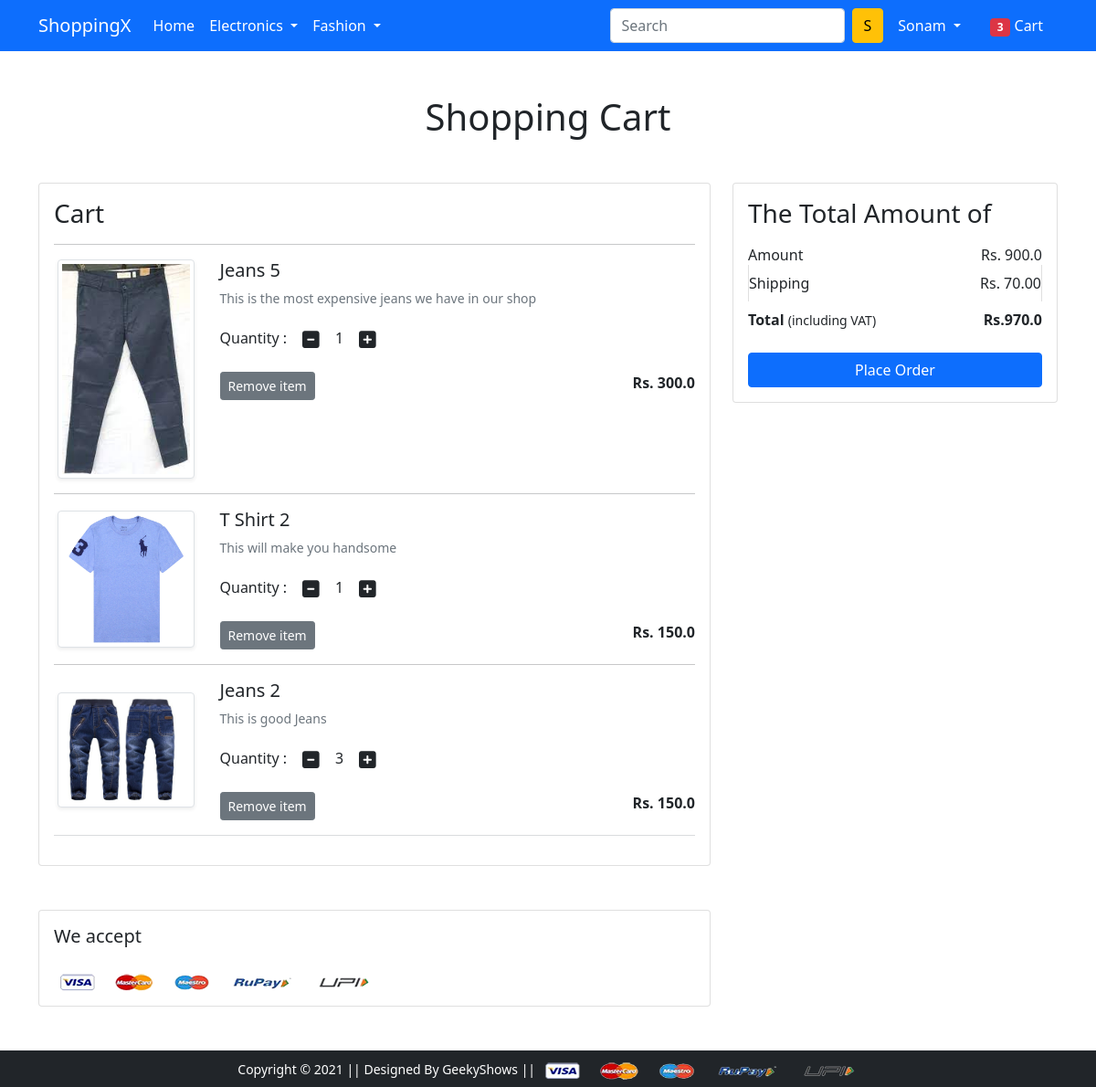
The app's page /cart/ (signed in) with its own data.
### app/models.py (models this page shows, shortened)
class Cart(models.Model):
    user = models.ForeignKey(User, on_delete=models.CASCADE)
    product = models.ForeignKey(Product, on_delete=models.CASCADE)
    quantity = models.PositiveIntegerField(default=1)

class Product(models.Model):
    title = models.CharField(max_length=100)
    selling_price = models.FloatField()
    discounted_price = models. FloatField()
    description = models.TextField()
    brand = models.CharField(max_length=100)
    category = models. CharField(choices=CATEGORY_CHOICES, max_length=2)
    product_image = models.ImageField(upload_to='productimg')

### app/views.py (the view)
# urls.py: path('cart/', views.show_cart, name='showcart'),
def show_cart(request):
    totalitem=0
    if request.user.is_authenticated:
        totalitem = len(Cart.objects.filter(user=request.user))
        user=request.user
        carts = Cart.objects.filter(user = user)
        amount = 0.0
        shipping_amount =70.0
        total_amount =0.0
        cart_product = [p for p in Cart.objects.all() if p.user == user ]
        if cart_product:
            for p in cart_product:
                tempamount = (p.quantity * p.product.discounted_price)
                amount +=tempamount
                totalamount =amount+shipping_amount
            return render(request , 'app/addtocart.html', {'carts':carts, 'totalamount':totalamount, 'amount':amount, 'totalitem':totalitem})
        else:
            return render(request,'app/emptycart.html' ,{'totalitem':totalitem})

### app/templates/app/addtocart.html (shortened to what this page needs)
{% extends 'app/base.html' %}
{% load static %}
{% block main-content %}
<div class="container my-5">
 <div class="row">
  <h1 class="text-center mb-5">Shopping Cart</h1>
  <div class="col-sm-8">
  <div class="card">
   <div class="card-body">
    <h3>Cart</h3>
    {% for cart in carts %}
    <hr>
    <div class="row">
     <div class="col-sm-3 text-center align-self-center"><img src="{{ cart.product.product_image.url }}" alt="" srcset="" class="img-fluid img-thumbnail shadow-sm" height="150" width="150"> </div>
     <div class="col-sm-9">
      <div>
       <h5>{{cart.product.title}}</h5>
       <p class="mb-2 text-muted small">{{cart.product.description}}</p>
       <div class="my-3">
        <label for="quantity">Quantity :</label>
        <a class="minus-cart btn" pid="{{cart.product.id}}"><i class="fas fa-minus-square fa-lg"></i></a>
          <span id="quantity">{{cart.quantity}}</span>
        <a class="plus-cart btn" pid="{{cart.product.id}}"><i class="fas fa-plus-square fa-lg"></i></a>
       </div>
       <div class="d-flex justify-content-between">
        <a href="#" class="btn btn-sm btn-secondary mr-3 remove-cart" pid="{{cart.product.id}}">Remove item </a>
        <p class="mb-0"><span><strong>Rs. {{cart.product.discounted_price}}</strong></span></p>
       </div>
      </div>
     </div>
    </div>
    {% endfor %}
    <hr class="text-muted">
   </div>
   </div>
  </div>
  <div class="col-sm-4">
   <div class="card">
    <div class="card-body">
      <h3>The Total Amount of</h3>
      <ul class="list-group">
       <li class="list-group-item d-flex justify-content-between align-items-center border-0 px-0 pb-0">Amount<span>Rs. <span id="amount">{{amount}}</span></span></li>
       <li class="list-group-item d-flex justify-content-between align-items-center px-0">Shipping<span>Rs. 70.00</span></li>
       <li class="list-group-item d-flex justify-content-between align-items-center border-0 px-0 mb-3">
        <div>
           <strong>Total</strong> <small>(including VAT)</small>
         </div>
         <span><strong><strong id="totalamount">Rs.{{totalamount}}</strong> </strong></span>
       </li>
      </ul>
      <div class="d-grid"><a href="{% url 'checkout' %}" class="btn btn-primary">Place Order</a></div>
    </div>
   </div>
  </div>
 </div>
</div>
<div class="container">
 <div class="row">
  <div class="col-sm-8">
   <div class="card">
    <div class="card-body">
      <h5 class="mb-4">We accept</h5>
      <img src="{% static 'app/images/payment.png' %}" alt="" class="img-fluid">
    </div>
  </div>
  </div>
 </div>
</div>
{% endblock main-content %}

### app/templates/app/base.html (shortened to what this page needs)
<!doctype html>
{% load static %}
<html lang="en">
  <head>
<link href="//maxcdn.bootstrapcdn.com/bootstrap/4.1.1/css/bootstrap.min.css" rel="stylesheet" id="bootstrap-css">
    <link href="https://cdn.jsdelivr.net/npm/bootstrap@5.0.0-beta1/dist/css/bootstrap.min.css" rel="stylesheet">
    <link rel="stylesheet" href="{% static 'app/css/owl.carousel.min.css' %}">
    <link rel="stylesheet" href="{% static 'app/css/all.min.css' %}">
    <link rel="stylesheet" href="{% static 'app/css/style.css' %}">
  </head>
  <body>
    <nav class="navbar navbar-expand-lg navbar-dark bg-primary">
     <div class="container">
       <a class="navbar-brand" href="/">ShoppingX</a>
       <div class="collapse navbar-collapse" id="navbarSupportedContent">
         <ul class="navbar-nav me-auto mb-2 mb-lg-0">
           <li class="nav-item">
             <a class="nav-link active" aria-current="page" href="/">Home</a>
           </li>
           <li class="nav-item dropdown">
             <a class="nav-link dropdown-toggle text-white" href="#" id="electronicsDropdown" role="button" data-bs-toggle="dropdown" aria-expanded="false">
               Electronics
             </a>
           </li>
           <li class="nav-item dropdown">
             <a class="nav-link dropdown-toggle text-white" href="#" id="fashionDropdown" role="button" data-bs-toggle="dropdown" aria-expanded="false">
               Fashion
             </a>
           </li>
         </ul>
         <form method='get' action ='/search' class="d-flex">
           <input class="form-control me-2" type="search" placeholder="Search" aria-label="Search" name="query" id="query">
           <button class="btn btn-warning" type="submit">S</button>
         </form>
         <div>
          <ul class="navbar-nav me-auto mb-2 mb-lg-0">
          {% if request.user.is_authenticated %}
           <li class="nav-item dropdown mx-2">
              <a class="nav-link dropdown-toggle text-white" href="#" id="profileDropdown" role="button" data-bs-toggle="dropdown" aria-expanded="false">
              <span class="text-capitalize">{{ request.user.username|capfirst }}</span>
              </a>
            </li>
            <li class="nav-item mx-2">
             <a href="{% url 'showcart' %}" class="nav-link text-white"><span class="badge bg-danger " id="totalitem">{{totalitem}}</span> Cart </a>
            </li>
            {% endif %}
          </ul>
         </div>
       </div>
     </div>
    </nav>
    {% block main-content %} {% endblock main-content %}
    <footer class="container-fluid bg-dark text-center p-2 mt-5">
        <small class="text-white">Copyright &copy; 2021 || Designed By GeekyShows || </small>
        <img src="{% static 'app/images/payment.png' %}" alt="" srcset="" class="img-fluid" height="2px">
    </footer>
  </body>
</html>

### records on screen
Cart: product.product_image (picture), product "Jeans 5", product.description "This is the most expensive jeans we have in our shop", quantity "1", product.discounted_price "300.0"
Cart: product.product_image (picture), product "T Shirt 2", product.description "This will make you handsome", quantity "1", product.discounted_price "150.0"
Cart: product.product_image (picture), product "Jeans 2", product.description "This is good Jeans", quantity "3", product.discounted_price "150.0"

### other values on screen
{{ request.user.username|capfirst }} "Sonam"
{{ totalitem }} "3"
{{ amount }} "900.0"
{{ totalamount }} "970.0"
